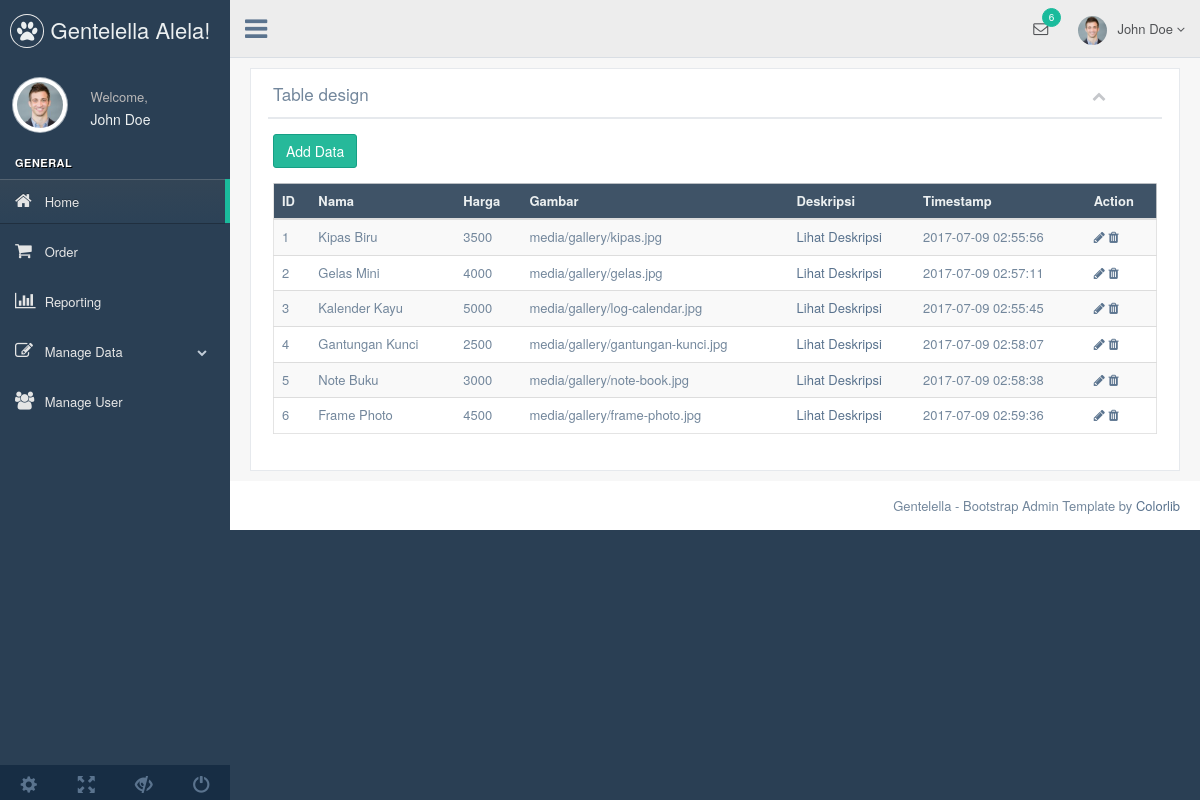
Before: /admin/index.php?menu=souvenir (signed in) with the older database file.
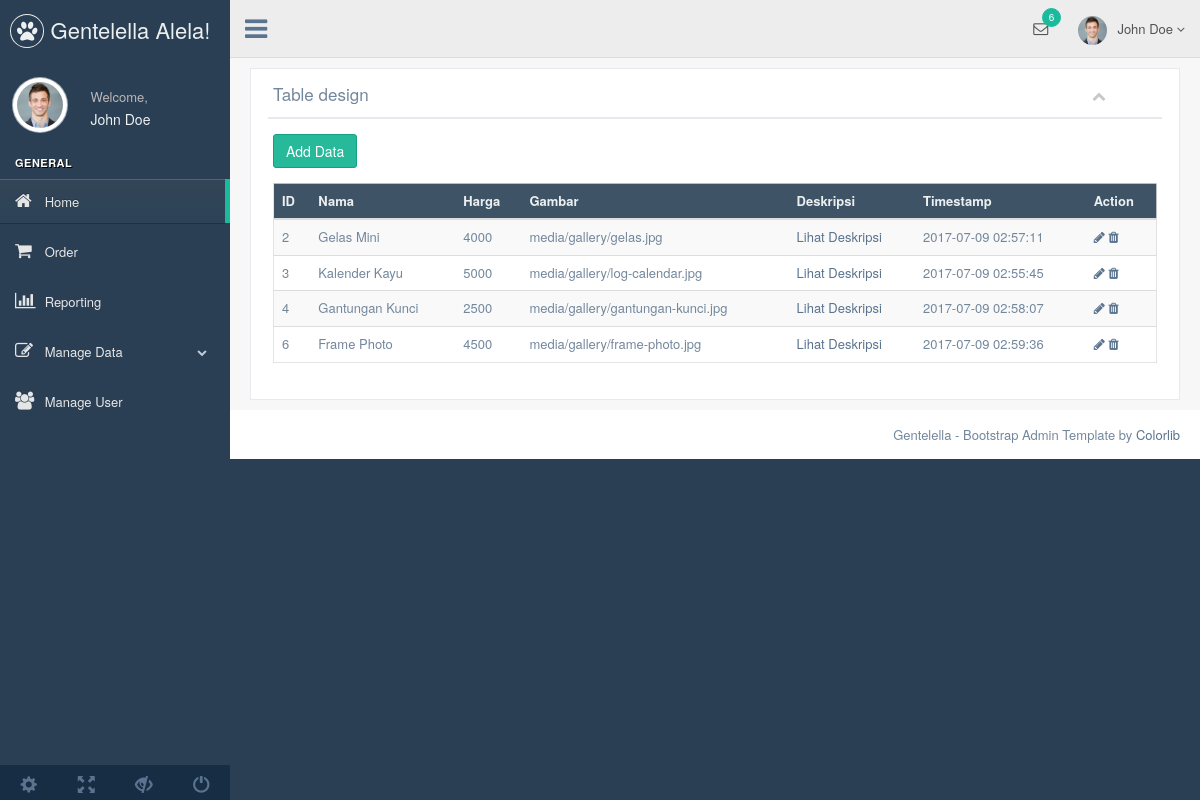
After: the same page with the newer database file.
### tables this page shows
CREATE TABLE `souvenir` (
  `id` int(11) NOT NULL,
  `name` varchar(255) NOT NULL,
  `price` int(11) NOT NULL,
  `image` varchar(255) NOT NULL,
  `description` text NOT NULL,
  `create_date` timestamp NOT NULL DEFAULT CURRENT_TIMESTAMP ON UPDATE CURRENT_TIMESTAMP
);

### admin/souvenir.php (the view, shortened to what this page needs)
<div class="row">
  <div class="col-md-12 col-sm-12 col-xs-12">
    <div class="x_panel">
      <div class="x_title">
        <h2>Table design <small>Custom design</small></h2>
        <ul class="nav navbar-right panel_toolbox">
          <li><a class="collapse-link"><i class="fa fa-chevron-up"></i></a></li>
        </ul>
        <div class="clearfix"></div>
      </div>
      <div class="x_content">
        <p><a href="#" class="btn btn-success" data-target="#ModalAdd" data-toggle="modal">Add Data</a></p>
        <div class="table-responsive">
          <table class="table table-striped jambo_table bulk_action">
            <thead>
              <tr class="headings">
                <th class="column-title">ID</th>
                <th class="column-title">Nama</th>
                <th class="column-title">Harga</th>
                <th class="column-title">Gambar</th>
                <th class="column-title">Deskripsi</th>
                <th class="column-title">Timestamp</th>
                <th class="column-title no-link last"><span class="nobr">Action</span></th>
              </tr>
            </thead>
            <tbody>
              <?php
                include "koneksi.php";
                $tbname="souvenir";
                $modal=mysqli_query($connection, "SELECT * FROM $tbname");
                while($r=mysqli_fetch_array($modal)){
              ?>
                <tr class="even pointer">
                    <td><?php echo $r['id']; ?></td>
                    <td><?php echo $r['name']; ?></td>
                    <td><?php echo $r['price']; ?></td>
                    <td><?php echo $r['image']; ?></td>
                    <td><a href="#" data-target="#ModalDesc<?php echo $r['id']; ?>" data-toggle="modal">Lihat Deskripsi</a></td>
                    <td><?php echo $r['create_date']; ?></td>
                    <td>
                       <a href="#" class='open_modal' id='<?php echo $r['id']; ?>' tbname="<?php echo $tbname; ?>"><i class="fa fa-pencil"></i></a>
                       <a href="#" onclick="confirm_modal('delete_data.php?id=<?php echo $r['id']; ?>&amp;tbname=<?php echo $tbname; ?>');"><i class="fa fa-trash"></i></a>
                    </td>
                </tr>
              <?php } ?>
        </tbody>
        </table>
        </div>
      </div>
    </div>
  </div>
</div>

### admin/index.php (shortened to what this page needs)
<?php
      if(!isset($_SESSION['ulogin'])) {
           header("location:login.php");
      }
      else {
?>
<!DOCTYPE html>
<html lang="en">
  <head>
    <link href="../vendors/bootstrap/dist/css/bootstrap.min.css" rel="stylesheet">
    <link href="../vendors/font-awesome/css/font-awesome.min.css" rel="stylesheet">
    <link href="../vendors/nprogress/nprogress.css" rel="stylesheet">
    <link href="../vendors/bootstrap-daterangepicker/daterangepicker.css" rel="stylesheet">
    <link href="../vendors/iCheck/skins/flat/green.css" rel="stylesheet">
    <link href="../vendors/build/css/custom.min.css" rel="stylesheet">
    <link href="../vendors/google-code-prettify/bin/prettify.min.css" rel="stylesheet">
    <link href="../vendors/select2/dist/css/select2.min.css" rel="stylesheet">
    <link href="../vendors/switchery/dist/switchery.min.css" rel="stylesheet">
    <link href="../vendors/starrr/dist/starrr.css" rel="stylesheet">
    <link href="../vendors/bootstrap-daterangepicker/daterangepicker.css" rel="stylesheet">
    <link href="../vendors/bootstrap-datetimepicker/build/css/bootstrap-datetimepicker.css" rel="stylesheet">
  </head>
  <body class="nav-md">
    <div class="container body">
      <div class="main_container">
        <div class="col-md-3 left_col">
          <div class="left_col scroll-view">
            <div class="navbar nav_title" style="border: 0;">
              <a href="index.html" class="site_title"><i class="fa fa-paw"></i> <span>Gentelella Alela!</span></a>
            </div>
            <div class="profile clearfix">
              <div class="profile_pic">
                <img src="../images/img.jpg" alt="..." class="img-circle profile_img">
              </div>
              <div class="profile_info">
                <span>Welcome,</span>
                <h2>John Doe</h2>
              </div>
            </div>
            <br />
            <div id="sidebar-menu" class="main_menu_side hidden-print main_menu">
              <div class="menu_section">
                <h3>General</h3>
                <ul class="nav side-menu">
                  <li class="active"><a href="index.php?menu=dashboard"><i class="fa fa-home"></i> Home </a></li>
                  <li><a href="index.php?menu=order"><i class="fa fa-shopping-cart"></i> Order </a></li>
                  <li><a href="index.php?menu=report"><i class="fa fa-bar-chart-o"></i> Reporting </a></li>
                  <li><a><i class="fa fa-edit"></i> Manage Data <span class="fa fa-chevron-down"></span></a>
                  </li>
                  <li><a href="index.php?menu=user"><i class="fa fa-users"></i> Manage User </a></li>
                </ul>
              </div>
            </div>
            <div class="sidebar-footer hidden-small">
              <a data-toggle="tooltip" data-placement="top" title="Settings">
                <span class="glyphicon glyphicon-cog" aria-hidden="true"></span>
              </a>
              <a data-toggle="tooltip" data-placement="top" title="FullScreen">
                <span class="glyphicon glyphicon-fullscreen" aria-hidden="true"></span>
              </a>
              <a data-toggle="tooltip" data-placement="top" title="Lock">
                <span class="glyphicon glyphicon-eye-close" aria-hidden="true"></span>
              </a>
              <a data-toggle="tooltip" data-placement="top" title="Logout" href="logout.php">
                <span class="glyphicon glyphicon-off" aria-hidden="true"></span>
              </a>
            </div>
          </div>
        </div>
        <div class="top_nav">
          <div class="nav_menu">
            <nav>
              <div class="nav toggle">
                <a id="menu_toggle"><i class="fa fa-bars"></i></a>
              </div>
              <ul class="nav navbar-nav navbar-right">
                <li class="">
                  <a href="javascript:;" class="user-profile dropdown-toggle" data-toggle="dropdown" aria-expanded="false">
                    <img src="../images/img.jpg" alt="">John Doe
                    <span class=" fa fa-angle-down"></span>
                  </a>
                </li>
                <li role="presentation" class="dropdown">
                  <a href="javascript:;" class="dropdown-toggle info-number" data-toggle="dropdown" aria-expanded="false">
                    <i class="fa fa-envelope-o"></i>
                    <span class="badge bg-green">6</span>
                  </a>
                </li>
              </ul>
            </nav>
          </div>
        </div>
        <div class="right_col" role="main">
          <div class="">
            <?php
              if (isset($_GET['menu'])) {
                $menu = $_GET['menu'];
                switch ($menu) {
                    case "souvenir":
                        include "$menu.php";
                        break;
                }
              }
              else {
                include "dashboard.php";
              }
            ?>
          </div>
        </div>
        <footer>
          <div class="pull-right">
            Gentelella - Bootstrap Admin Template by <a href="https://colorlib.com">Colorlib</a>
          </div>
          <div class="clearfix"></div>
        </footer>
      </div>
    </div>
  </body>
</html>
<?php } ?>

Changed rows visible on the page:
removed souvenir: id "1", name "Kipas Biru", price "3500", image "media/gallery/kipas.jpg", create_date "2017-07-09 02:55:56"
removed souvenir: id "5", name "Note Buku", price "3000", image "media/gallery/note-book.jpg", create_date "2017-07-09 02:58:38"
